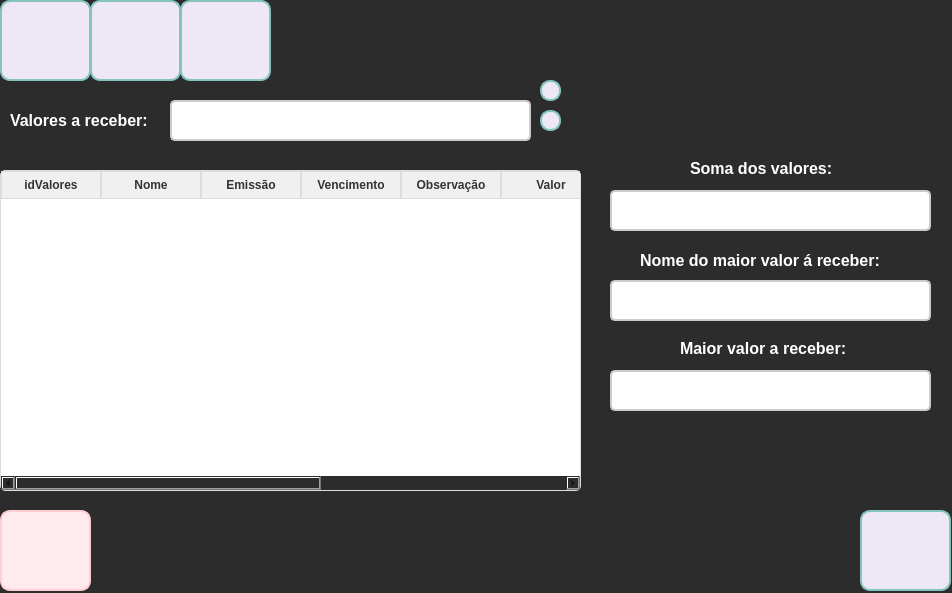
<?xml version="1.0" encoding="UTF-8"?>
<ui version="4.0">
 <class>frm_ValoresAReceber</class>
 <widget class="QWidget" name="frm_ValoresAReceber">
  <property name="geometry">
   <rect>
    <x>0</x>
    <y>0</y>
    <width>952</width>
    <height>593</height>
   </rect>
  </property>
  <property name="windowTitle">
   <string>Form</string>
  </property>
  <property name="styleSheet">
   <string notr="true">QWidget{
	background-color: #2c2c2c;

}</string>
  </property>
  <widget class="QPushButton" name="btn_Add">
   <property name="geometry">
    <rect>
     <x>0</x>
     <y>0</y>
     <width>91</width>
     <height>81</height>
    </rect>
   </property>
   <property name="styleSheet">
    <string notr="true">QPushButton {
    background-color: #EDE7F6;
    border: 2px solid #83C5BE; 
    border-radius: 10px;
    color: #FFFFFF; 
    background-image: url(:/icon_adicionar/adicionar.png); 
    background-repeat: no-repeat; 
    background-position: center; 
    font-size: 14px; 
    font-weight: bold; 
    padding: 10px 16px;
    box-shadow: 0px 4px 6px rgba(0, 0, 0, 0.2); 
    transition: all 0.3s ease; 
}

QPushButton:hover {
    background-color: #E6CBA8; 
    color: #5D3A00;
    box-shadow: none;
}

QPushButton:pressed {
    background-color: #C19A6B; 
    color: #FFFFFF; 
    padding-top: 2px;
    padding-left: 2px;
}</string>
   </property>
   <property name="text">
    <string/>
   </property>
  </widget>
  <widget class="QPushButton" name="btn_voltar">
   <property name="geometry">
    <rect>
     <x>860</x>
     <y>510</y>
     <width>91</width>
     <height>81</height>
    </rect>
   </property>
   <property name="styleSheet">
    <string notr="true">QPushButton {
    background-color: #EDE7F6;
    border: 2px solid #83C5BE; 
    border-radius: 10px;
    color: #FFFFFF; 
    background-image: url(:/icon_voltar/voltar.png); 
    background-repeat: no-repeat; 
    background-position: center; 
    font-size: 14px; 
    font-weight: bold; 
    padding: 10px 16px;
    box-shadow: 0px 4px 6px rgba(0, 0, 0, 0.2); 
    transition: all 0.3s ease; 
}
QPushButton:hover {
    background-color: #83C5BE;
    box-shadow: none; 
}

QPushButton:pressed {
    background-color: #7C3AED; 
    color: #FFFFFF; 
    padding-top: 2px; 
    padding-left: 2px;
}</string>
   </property>
   <property name="text">
    <string/>
   </property>
  </widget>
  <widget class="QPushButton" name="btn_consul">
   <property name="geometry">
    <rect>
     <x>180</x>
     <y>0</y>
     <width>91</width>
     <height>81</height>
    </rect>
   </property>
   <property name="styleSheet">
    <string notr="true">QPushButton {
    background-color: #EDE7F6;
    border: 2px solid #83C5BE; 
    border-radius: 10px;
    color: #FFFFFF; 
    background-image: url(:/icon_consulta/Consultar.png); 
    background-repeat: no-repeat; 
    background-position: center; 
    font-size: 14px; 
    font-weight: bold; 
    padding: 10px 16px;
    box-shadow: 0px 4px 6px rgba(0, 0, 0, 0.2); 
    transition: all 0.3s ease; 
}

QPushButton:hover {
    background-color: #E6CBA8; 
    color: #5D3A00;
    box-shadow: none;
}

QPushButton:pressed {
    background-color: #C19A6B; 
    color: #FFFFFF; 
    padding-top: 2px;
    padding-left: 2px;
}</string>
   </property>
   <property name="text">
    <string/>
   </property>
  </widget>
  <widget class="QPushButton" name="btn_alterar">
   <property name="geometry">
    <rect>
     <x>90</x>
     <y>0</y>
     <width>91</width>
     <height>81</height>
    </rect>
   </property>
   <property name="styleSheet">
    <string notr="true">QPushButton {
    background-color: #EDE7F6;
    border: 2px solid #83C5BE; 
    border-radius: 10px;
    color: #FFFFFF; 
    background-image: url(:/icon_alterar/alterar.png); 
    background-repeat: no-repeat; 
    background-position: center; 
    font-size: 14px; 
    font-weight: bold; 
    padding: 10px 16px;
    box-shadow: 0px 4px 6px rgba(0, 0, 0, 0.2); 
    transition: all 0.3s ease; 
}

QPushButton:hover {
    background-color: #E6CBA8; 
    color: #5D3A00;
    box-shadow: none;
}

QPushButton:pressed {
    background-color: #C19A6B; 
    color: #FFFFFF; 
    padding-top: 2px;
    padding-left: 2px;
}
</string>
   </property>
   <property name="text">
    <string/>
   </property>
  </widget>
  <widget class="QPushButton" name="btn_excluir">
   <property name="geometry">
    <rect>
     <x>0</x>
     <y>510</y>
     <width>91</width>
     <height>81</height>
    </rect>
   </property>
   <property name="styleSheet">
    <string notr="true">QPushButton {
    background-color: #ffebee; 
    border: 2px solid #ffcdd2;
    border-radius: 10px;
    color: #b71c1c; 
    font-size: 14px;
    font-weight: bold;
    padding: 10px 16px;
    background-image:url(:/icon_excluir/excluir.png);
    background-repeat: no-repeat;
    background-position: center;
    padding-left: 40px;
    transition: all 0.3s ease;
}

QPushButton:hover {
    background-color: #ffcdd2;
    border-color: #e57373;
    color: #d32f2f; 
}

QPushButton:pressed {
    background-color: #e57373;
    border-color: #b71c1c;
    padding-left: 44px;
    padding-top: 2px;
}</string>
   </property>
   <property name="text">
    <string/>
   </property>
  </widget>
  <widget class="QPushButton" name="btn_pesquisar">
   <property name="geometry">
    <rect>
     <x>540</x>
     <y>110</y>
     <width>21</width>
     <height>21</height>
    </rect>
   </property>
   <property name="styleSheet">
    <string notr="true">QPushButton {
    background-color: #EDE7F6;
    border: 2px solid #83C5BE; 
    border-radius: 10px;
    color: #FFFFFF; 
    background-image: url(:/icon_pesquisar/pesquisar.png); 
    background-repeat: no-repeat; 
    background-position: center; 
    font-size: 14px; 
    font-weight: bold; 
    padding: 10px 16px;
    box-shadow: 0px 4px 6px rgba(0, 0, 0, 0.2); 
    transition: all 0.3s ease; 
}

QPushButton:hover {
    background-color: #FFFFFF;
    box-shadow: none; 
}

QPushButton:pressed {
    background-color: #7C3AED; 
    color: #FFFFFF; 
    padding-top: 2px; 
    padding-left: 2px;
}
</string>
   </property>
   <property name="text">
    <string/>
   </property>
  </widget>
  <widget class="QLabel" name="lbl_Contas">
   <property name="geometry">
    <rect>
     <x>10</x>
     <y>110</y>
     <width>151</width>
     <height>21</height>
    </rect>
   </property>
   <property name="font">
    <font>
     <pointsize>-1</pointsize>
     <weight>75</weight>
     <bold>true</bold>
    </font>
   </property>
   <property name="styleSheet">
    <string notr="true">QLabel {
    font-size: 16px;
    color: #FFFFFF;
    font-weight: bold;
    text-shadow: 1px 1px 2px rgba(0, 0, 0, 0.4);
}
</string>
   </property>
   <property name="text">
    <string>Valores a receber:</string>
   </property>
  </widget>
  <widget class="QLineEdit" name="txt_nomeContas">
   <property name="geometry">
    <rect>
     <x>170</x>
     <y>100</y>
     <width>361</width>
     <height>41</height>
    </rect>
   </property>
   <property name="font">
    <font>
     <pointsize>-1</pointsize>
    </font>
   </property>
   <property name="styleSheet">
    <string notr="true">QLineEdit {
    border: 2px solid #cccccc; 
    border-radius: 5px; 
    padding: 6px; 
    font-size: 14px; 
    background-color: #ffffff;
    transition: all 0.3s ease;
}

QLineEdit:hover {
    border: 2px solid #3f51b5; 
    background-color: #f5f5f5; 
}
</string>
   </property>
  </widget>
  <widget class="QPushButton" name="btn_filtro">
   <property name="geometry">
    <rect>
     <x>540</x>
     <y>80</y>
     <width>21</width>
     <height>21</height>
    </rect>
   </property>
   <property name="styleSheet">
    <string notr="true">QPushButton {
    background-color: #EDE7F6;
    border: 2px solid #83C5BE; 
    border-radius: 10px;
    color: #FFFFFF; 
    background-image: url(:/icon_filtro/filtro.png); 
    background-repeat: no-repeat; 
    background-position: center; 
    font-size: 14px; 
    font-weight: bold; 
    padding: 10px 16px;
    box-shadow: 0px 4px 6px rgba(0, 0, 0, 0.2); 
    transition: all 0.3s ease; 
}

QPushButton:hover {
    background-color: #FFFFFF;
    box-shadow: none; 
}

QPushButton:pressed {
    background-color: #7C3AED; 
    color: #FFFFFF; 
    padding-top: 2px; 
    padding-left: 2px;
}
</string>
   </property>
   <property name="text">
    <string/>
   </property>
  </widget>
  <widget class="QTableWidget" name="tableWidget">
   <property name="geometry">
    <rect>
     <x>0</x>
     <y>170</y>
     <width>581</width>
     <height>321</height>
    </rect>
   </property>
   <property name="styleSheet">
    <string notr="true">QTableWidget, QTableView {
    border: 1px solid #dcdcdc; 
    border-radius: 5px; 
    gridline-color: #dcdcdc; 
    background-color: #ffffff; 
    font-size: 14px; 
    color: #333333; 
}

QHeaderView::section {
    background-color: #f0f0f0; 
    color: #333333;
    font-weight: bold; 
    border: 1px solid #dcdcdc; 
    padding: 4px; 
}

QTableWidget::item:selected, QTableView::item:selected {
    background-color: #b3d9ff; 
    color: #000000;
}

QTableCornerButton::section {
    background-color: #f0f0f0; 
    border: 1px solid #dcdcdc;
}

QScrollBar:vertical {
    background: #f0f0f0;
    width: 12px; 
    margin: 2px 0 2px 0; 
    border: none; 
}

QScrollBar::handle:vertical {
    background: #b0bec5; 
    min-height: 20px; 
    border-radius: 6px; 
}

QScrollBar::handle:vertical:hover {
    background: #90a4ae; 
}

QScrollBar::add-line:vertical, QScrollBar::sub-line:vertical {
    background: none; 
    height: 0px; 
}

QScrollBar::add-page:vertical, QScrollBar::sub-page:vertical {
    background: none; 
}

QScrollBar:horizontal {
    background: #f0f0f0; 
    height: 12px; 
    margin: 0 2px 0 2px; 
    border: none;
}

QScrollBar::handle:horizontal {
    background: #b0bec5;
    min-width: 20px; 
    border-radius: 6px;
}

QScrollBar::handle:horizontal:hover {
    background: #90a4ae; 
}

QScrollBar::add-line:horizontal, QScrollBar::sub-line:horizontal {
    background: none;
    width: 0px;
}

QScrollBar::add-page:horizontal, QScrollBar::sub-page:horizontal {
    background: none;
}
</string>
   </property>
   <column>
    <property name="text">
     <string>idValores</string>
    </property>
   </column>
   <column>
    <property name="text">
     <string>Nome</string>
    </property>
   </column>
   <column>
    <property name="text">
     <string>Emissão</string>
    </property>
   </column>
   <column>
    <property name="text">
     <string>Vencimento</string>
    </property>
   </column>
   <column>
    <property name="text">
     <string>Observação</string>
    </property>
   </column>
   <column>
    <property name="text">
     <string>Valor</string>
    </property>
   </column>
   <column>
    <property name="text">
     <string>Parcelas</string>
    </property>
   </column>
   <column>
    <property name="text">
     <string>Forma de pagamento</string>
    </property>
   </column>
   <column>
    <property name="text">
     <string>Situação</string>
    </property>
   </column>
  </widget>
  <widget class="QLineEdit" name="txt_MaiorValorAReceber">
   <property name="enabled">
    <bool>false</bool>
   </property>
   <property name="geometry">
    <rect>
     <x>610</x>
     <y>370</y>
     <width>321</width>
     <height>41</height>
    </rect>
   </property>
   <property name="font">
    <font>
     <pointsize>-1</pointsize>
    </font>
   </property>
   <property name="styleSheet">
    <string notr="true">QLineEdit {
    border: 2px solid #cccccc; 
    border-radius: 5px; 
    padding: 6px; 
    font-size: 14px; 
    background-color: #ffffff;
    transition: all 0.3s ease;
}

QLineEdit:hover {
    border: 2px solid #3f51b5; 
    background-color: #f5f5f5; 
}
</string>
   </property>
  </widget>
  <widget class="QLabel" name="lbl_MaiorValor">
   <property name="geometry">
    <rect>
     <x>680</x>
     <y>340</y>
     <width>181</width>
     <height>16</height>
    </rect>
   </property>
   <property name="styleSheet">
    <string notr="true">QLabel {
    font-size: 16px;
    color: #FFFFFF;
    font-weight: bold;
    text-shadow: 1px 1px 2px rgba(0, 0, 0, 0.4);
}
</string>
   </property>
   <property name="text">
    <string>Maior valor a receber:</string>
   </property>
  </widget>
  <widget class="QLineEdit" name="txt_NomeDoMaiorValorReceber">
   <property name="enabled">
    <bool>false</bool>
   </property>
   <property name="geometry">
    <rect>
     <x>610</x>
     <y>280</y>
     <width>321</width>
     <height>41</height>
    </rect>
   </property>
   <property name="font">
    <font>
     <pointsize>-1</pointsize>
    </font>
   </property>
   <property name="styleSheet">
    <string notr="true">QLineEdit {
    border: 2px solid #cccccc; 
    border-radius: 5px; 
    padding: 6px; 
    font-size: 14px; 
    background-color: #ffffff;
    transition: all 0.3s ease;
}

QLineEdit:hover {
    border: 2px solid #3f51b5; 
    background-color: #f5f5f5; 
}
</string>
   </property>
  </widget>
  <widget class="QLabel" name="lbl_NomeMaiorValor">
   <property name="geometry">
    <rect>
     <x>640</x>
     <y>250</y>
     <width>261</width>
     <height>20</height>
    </rect>
   </property>
   <property name="styleSheet">
    <string notr="true">QLabel {
    font-size: 16px;
    color: #FFFFFF;
    font-weight: bold;
    text-shadow: 1px 1px 2px rgba(0, 0, 0, 0.4);
}
</string>
   </property>
   <property name="text">
    <string>Nome do maior valor á receber:</string>
   </property>
  </widget>
  <widget class="QLineEdit" name="txt_SomaDosValores">
   <property name="enabled">
    <bool>false</bool>
   </property>
   <property name="geometry">
    <rect>
     <x>610</x>
     <y>190</y>
     <width>321</width>
     <height>41</height>
    </rect>
   </property>
   <property name="font">
    <font>
     <pointsize>-1</pointsize>
    </font>
   </property>
   <property name="styleSheet">
    <string notr="true">QLineEdit {
    border: 2px solid #cccccc; 
    border-radius: 5px; 
    padding: 6px; 
    font-size: 14px; 
    background-color: #ffffff;
    transition: all 0.3s ease;
}

QLineEdit:hover {
    border: 2px solid #3f51b5; 
    background-color: #f5f5f5; 
}
</string>
   </property>
  </widget>
  <widget class="QLabel" name="lbl_SomaDosValores">
   <property name="geometry">
    <rect>
     <x>690</x>
     <y>160</y>
     <width>151</width>
     <height>16</height>
    </rect>
   </property>
   <property name="styleSheet">
    <string notr="true">QLabel {
    font-size: 16px;
    color: #FFFFFF;
    font-weight: bold;
    text-shadow: 1px 1px 2px rgba(0, 0, 0, 0.4);
}
</string>
   </property>
   <property name="text">
    <string>Soma dos valores:</string>
   </property>
  </widget>
 </widget>
 <resources>
  <include location="../Img/icon_adicionar.qrc"/>
  <include location="../Img/icon_excluir.qrc"/>
  <include location="../Img/icon_pesquisar.qrc"/>
  <include location="../Img/icon_filtro.qrc"/>
  <include location="../Img/icon_consulta.qrc"/>
  <include location="../Img/icon_alterar.qrc"/>
  <include location="../Img/icon_voltar.qrc"/>
 </resources>
 <connections/>
</ui>
